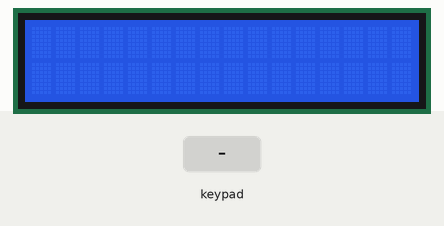
Recording of a sketch running on a simulated Arduino Uno, built with avr-gcc and run on an emulated ATmega328P. On the bench: 16×2 character LCD. The test bench sets the inputs (shaded band). What the sketch prints to the serial monitor is not drawn.

Above: at 1.2 s.
1.3 s: key 'A' pressed
At 2.2 s:
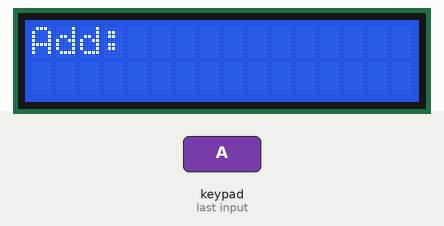
2.8 s: keypad keys 0 1 2 3 # pressed 0.4 s apart
At 4.7 s:
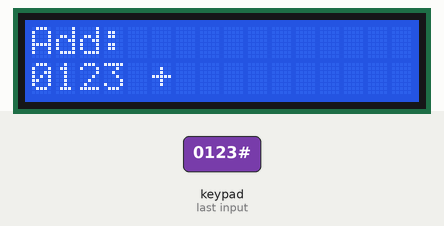
6.3 s: key '#' pressed
At 7.5 s:
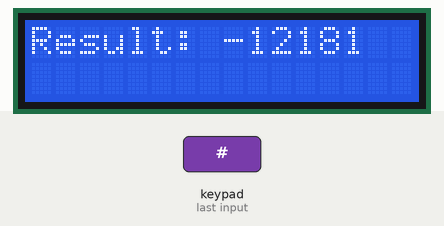
Timing chart, 0 to 9.3 s (numbered marks = the images above; inputs shaded):
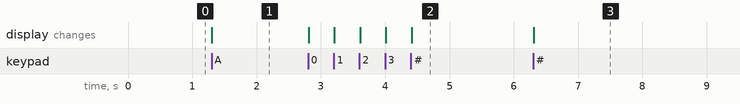

The sketch:

ArduinoCalculator.ino
```cpp
#include <Keypad.h>
#include <LiquidCrystal.h>

// Define LCD and Keypad configuration
LiquidCrystal lcd(13, 12, 11, 10, 9, 8); // LCD initialization
const byte ROWS = 4; // Number of rows in the keypad
const byte COLS = 4; // Number of columns in the keypad

// Keypad configuration
char hexaKeys[ROWS][COLS] = {
  {'1', '2', '3', 'A'},
  {'4', '5', '6', 'B'},
  {'7', '8', '9', 'C'},
  {'*', '0', '#', 'D'}
};

byte rowPins[ROWS] = {0, 1, 2, 3}; // Pin numbers for keypad rows
byte colPins[COLS] = {4, 5, 6, 7}; // Pin numbers for keypad columns

Keypad customKeypad = Keypad(makeKeymap(hexaKeys), rowPins, colPins, ROWS, COLS); // Initialize the keypad

// Function to get a multi-digit number from the keypad
int getNumber() {
  int number = 0;
  char key;

  while (true) {
    key = customKeypad.getKey(); // Wait for a key to be pressed
    if (key >= '0' && key <= '9') { // Check if it's a number
      number = number * 10 + (key); // Accumulate the digits
      lcd.print(key); // Display the digit on LCD
    } else if (key == '#') { // '#' used to confirm input
      break;
    }
  }
  return number;
}

void setup() {
  Serial.begin(9600);
  lcd.begin(16, 2); // Initialize the LCD display
}

void loop() {
  lcd.clear(); // Clear the LCD
  char operationKey = customKeypad.getKey(); // Get the operation key (A, B, C, D)

  if (operationKey) {
    switch (operationKey) {
      case 'A': // Addition
        lcd.print("Add: ");
        lcd.setCursor(0, 1); // Move to the second row
        int num1 = getNumber(); // Get the first number
        lcd.print(" + "); // Display the operation
        int num2 = getNumber(); // Get the second number
        int result = (num1 + num2)-96; // Calculate the result
        lcd.clear(); // Clear the display
        lcd.print("Result: ");
        lcd.print(result); // Show the result
        Serial.print(result); // show in serial monitor
        break;

      case 'B': // Subtraction
        lcd.print("Subtract: ");
        lcd.setCursor(0, 1);
        int s_num1 = getNumber(); // First number for subtraction
        lcd.print(" - ");
        int s_num2 = getNumber(); // Second number for subtraction
        int s_result = (s_num1 - s_num2)-96;
        lcd.clear();
        lcd.print("Result: ");
        lcd.print(s_result);
        Serial.print(s_result);
        break;

      case 'C': // Multiplication
        lcd.print("Multiply: ");
        lcd.setCursor(0, 1);
        int m_num1 = getNumber(); // First number for multiplication
        lcd.print(" * ");
        int m_num2 = getNumber(); // Second number for multiplication
        int m_result = m_num1 * m_num2;
        lcd.clear();
        lcd.print("Result: ");
        lcd.print(m_result);
        Serial.print(m_result);
        break;

      case 'D': // Division
        lcd.print("Divide: ");
        lcd.setCursor(0, 1);
        int d_num1 = getNumber(); // First number for division
        lcd.print(" / ");
        int d_num2 = getNumber(); // Second number for division
        if (d_num2 != 0) { // Check for division by zero
          int d_result = d_num1 / d_num2;
          lcd.clear();
          lcd.print("Result: ");
          lcd.print(d_result);
          Serial.print(d_result);
        } else {
          lcd.clear();
          lcd.print("Error: Divide by 0");
        }
        break;

      default: // Handle invalid input
        lcd.clear();
        lcd.print("Invalid Key!");
        break;
    }

    delay(3000); // Display the result for 3 seconds before clearing
    lcd.clear(); // Clear the display
  }
}
```

Measured:
- after the input at 1.3 s, the display: changes at once (image 1)
- after the input at 2.8 s, the display: first changes at once (image 2 shows a later state)
- after the input at 6.3 s, the display: changes at once (image 3)
